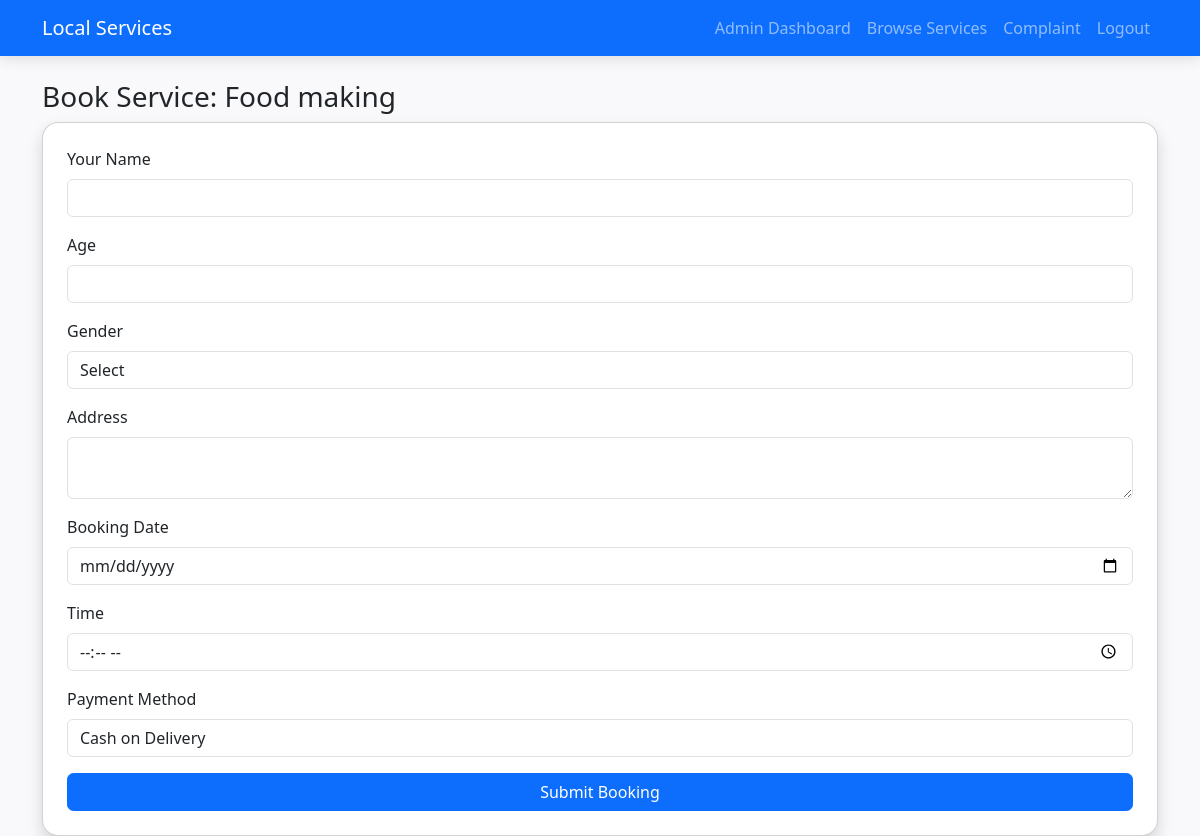
The app's page /book/2 (signed in), older data.
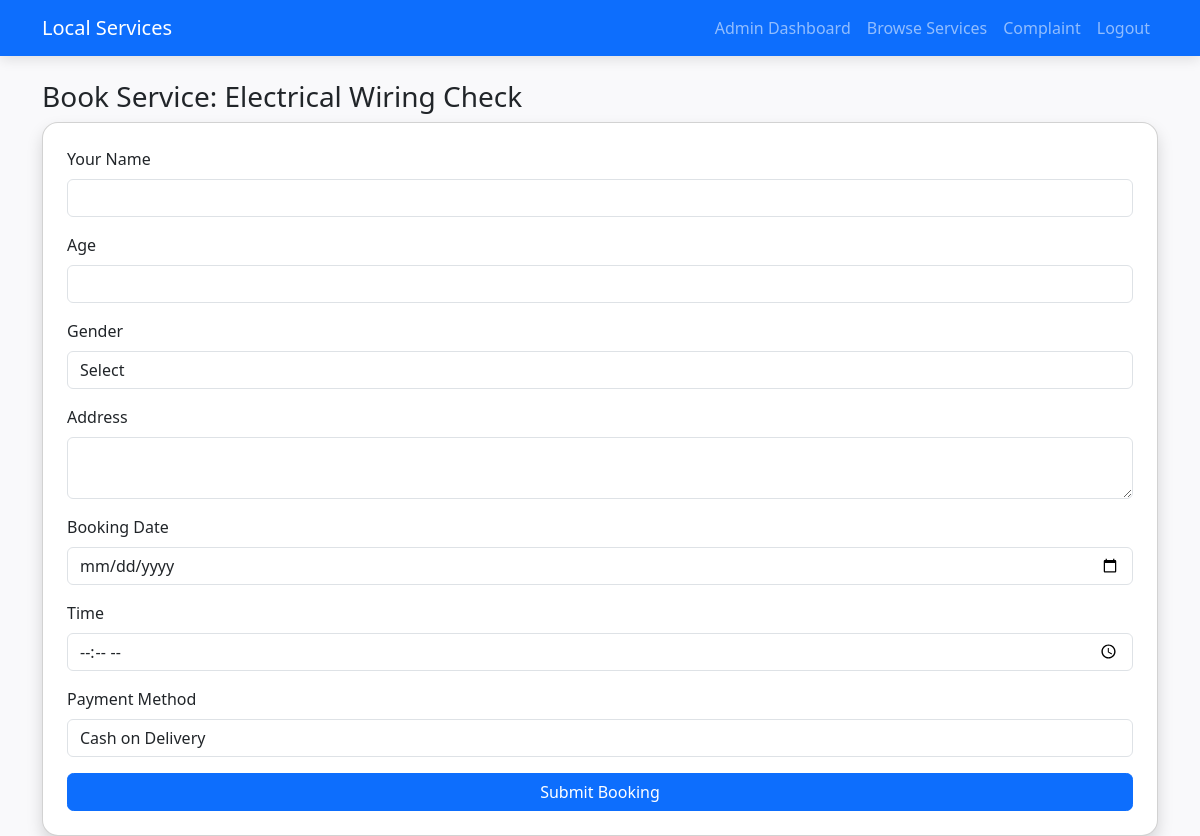
The same page, newer data.
### app.py (models this page shows, shortened)
class Service(db.Model):
    id = db.Column(db.Integer, primary_key=True)
    provider_id = db.Column(db.Integer, db.ForeignKey('user.id'), nullable=False)
    name = db.Column(db.String(100), nullable=False)
    description = db.Column(db.Text, nullable=False)
    price = db.Column(db.Float, nullable=False)
    location = db.Column(db.String(100), nullable=False)
    is_available = db.Column(db.Boolean, default=True)
    provider = db.relationship('User', backref='services')

### app.py (the view, shortened to what this page needs)
@app.route('/book/<int:service_id>', methods=['GET', 'POST'])
@login_required
def book(service_id):
    service = Service.query.get_or_404(service_id)
    provider_id = service.provider_id
    return render_template('booking_form.html', service=service)

### app.py (called while the page is built)
@login_manager.user_loader
def load_user(user_id):
    return User.query.get(int(user_id))

@app.context_processor
def inject_provider_notifications():
    pending_count = 0
    if current_user.is_authenticated and current_user.role == "provider":
        pending_count = Booking.query.filter_by(provider_id=current_user.id, status="Pending").count()
    return dict(provider_pending_count=pending_count)

### templates/booking_form.html (shortened to what this page needs)
{% extends "base.html" %}
{% block content %}
<h3>Book Service: {{ service.name }}</h3>
<form method="POST" class="card p-4 shadow">
    <div class="mb-3">
        <label class="form-label">Your Name</label>
        <input type="text" name="customer_name" class="form-control" required>
    </div>
    <div class="mb-3">
        <label class="form-label">Age</label>
        <input type="number" name="age" class="form-control" required>
    </div>
    <div class="mb-3">
        <label class="form-label">Gender</label>
        <select name="gender" class="form-control" required>
            <option value="">Select</option>
        </select>
    </div>
    <div class="mb-3">
        <label class="form-label">Address</label>
        <textarea name="address" class="form-control" rows="2" required></textarea>
    </div>
    <div class="mb-3">
        <label class="form-label">Booking Date</label>
        <input type="date" name="date" class="form-control" required>
    </div>
    <div class="mb-3">
        <label class="form-label">Time</label>
        <input type="time" name="time" class="form-control" required>
    </div>
    <div class="mb-3">
        <label class="form-label">Payment Method</label>
        <select name="payment_method" class="form-control" required>
            <option value="COD">Cash on Delivery</option>
        </select>
    </div>
    <button type="submit" class="btn btn-primary">Submit Booking</button>
</form>
{% endblock %}

Row changes from the older to the newer data that the page shows:
changed Service: name "Food making" → "Electrical Wiring Check"
